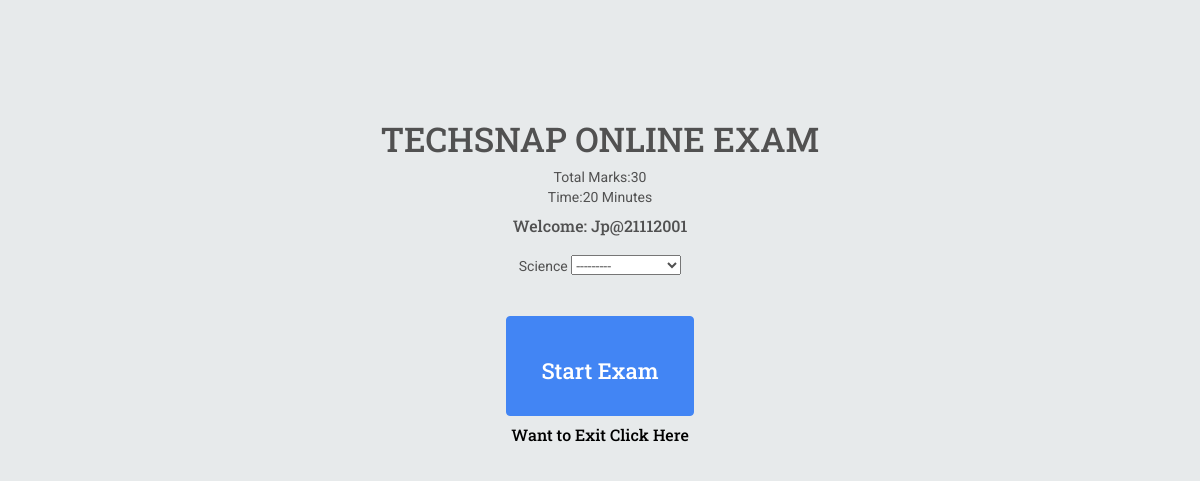
The page /student/home/ (signed in) on the database its author committed.
### accounts/models.py (models this page shows, shortened)
class User(AbstractBaseUser):
	email= models.CharField(verbose_name='email', max_length=150,unique=True)
	name=models.CharField(max_length=150,null=True)
	username=models.CharField(max_length=20,verbose_name='username',unique=True)
	subject=models.ForeignKey(Subject,on_delete=models.CASCADE,null=True,blank=True)
	date_joind=models.DateTimeField(verbose_name='date joind', auto_now_add=True)
	is_active = models.BooleanField(default=True)
	is_admin = models.BooleanField(default=False)
	is_staff=models.BooleanField(default=False)
	USERNAME_FIELD = 'username'
	REQUIRED_FIELDS = ['name','email']
	objects = UserManager()

### admin_dash/models.py (models this page shows)
class Subject(models.Model):
    subject=models.CharField(max_length=150,unique=True)
    def __str__(self):
        return self.subject

class TestName(models.Model):
    testname=models.CharField(max_length=150)
    def __str__(self):
        return self.testname

### accounts/views.py (the view, shortened to what this page needs)
# urls.py: path('home/', views.student_home, name='student_home'),
@login_required
def student_home(request):
    form=ExamChoiceFrm()
    msg=""
    context={
        'form':form,
        'msg':msg,
    }
    return render(request,'student_home.html',context)

### accounts/forms.py
class ExamChoiceFrm(forms.ModelForm):
    class Meta:
        model=Questions
        fields=[
            'testname',
        ]

### accounts/templates/student_home.html (shortened to what this page needs)
{% extends 'base.html' %}
{% block 'body' %}
       <div class="row">
           <div class="col-lg-6">
            <div class="row " style="margin-top: 100px;">
                <div class="col-3">
                    <h1>TECHSNAP ONLINE EXAM</h1>
                </div>
                <div class="col-3">
                    <div class="row">
                        <div class="col-6">Total Marks:30</div>
                        <div class="col-6">Time:20 Minutes</div>
                    </div>
                </div>
                <div class="col-3">
                    <h4>Welcome: {{request.user.name}}</h4>
                </div>
                <div class=row>
                    <form id="registration" class="form-inline" method="POST" action="" >{% csrf_token %}
                <div class="col-6">
                    {{request.user.subject}}
                    {{form.testname}}
                </div><br><br>
                <div class="col-6">
                    <button class="btn btn-primary" style="width: 30%; height: 100px; line-height: 100px;" type='submit'><h3>Start Exam</h3></button>
                </div>
            </form>
                </div>
                <div class="col-3">
                    <h4><a href="{% url 'logout' %}" style="color: black;" >Want to Exit Click Here</a></h4>
                </div>
            </div>
           </div>
       </div>
{% endblock %}

### rows shown on the page
User: user.name "Jp@21112001", user.subject "Science"
TestName: testname "---------"
